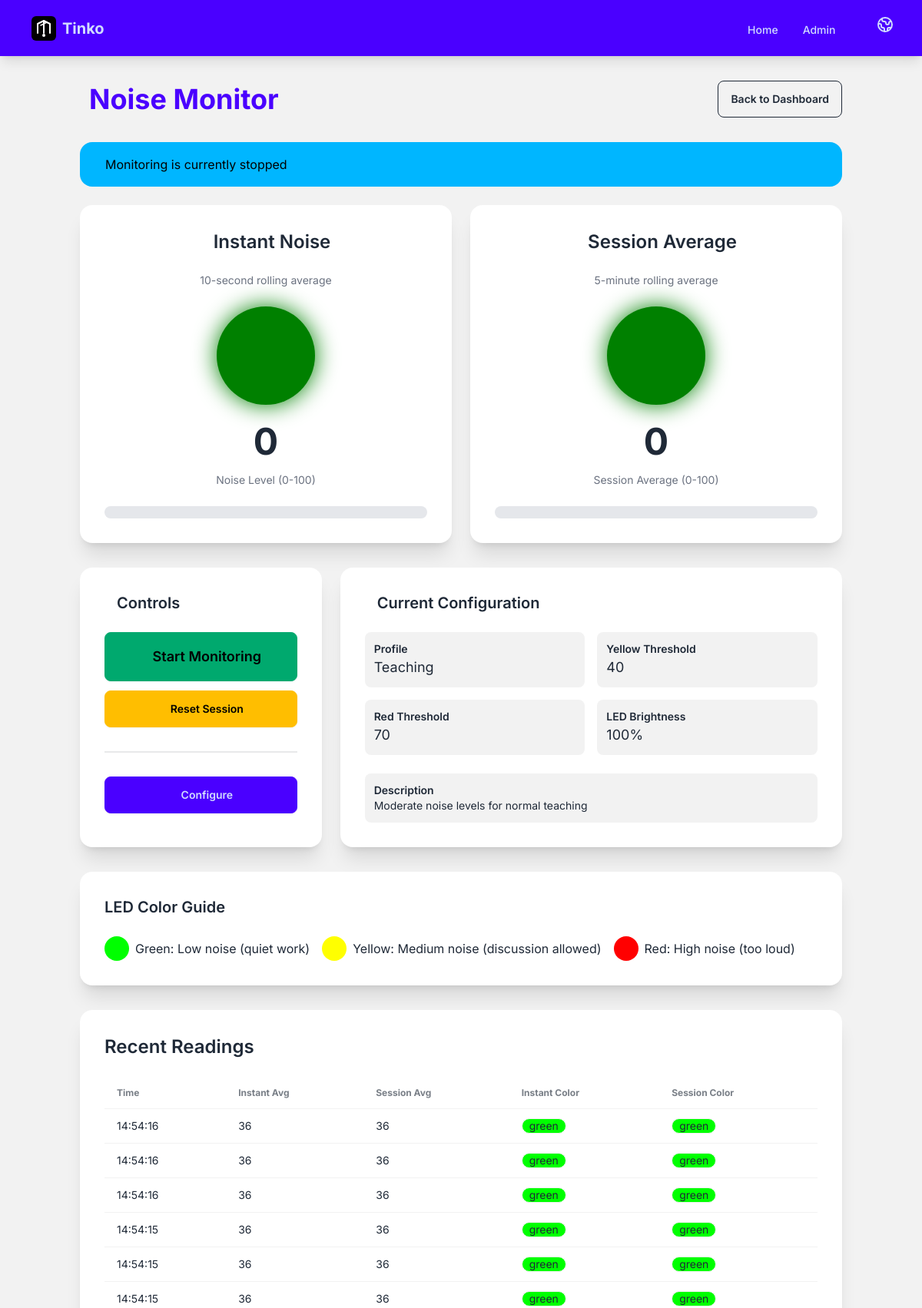
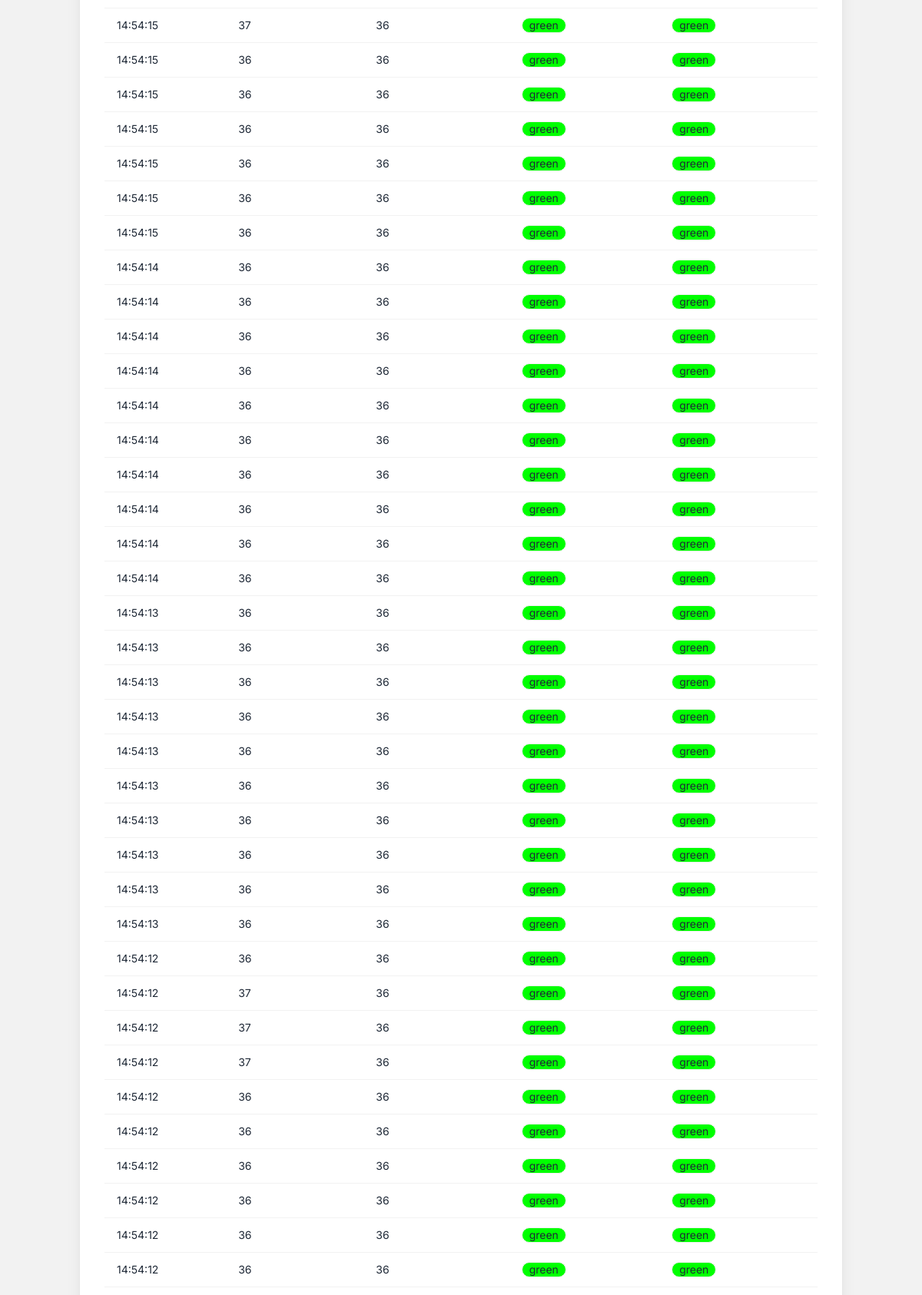
Page /plugins/edupi/noise_monitor/ (upper part) on the committed database (2 pictures, top to bottom).
### plugins/edupi/noise_monitor/models.py (models this page shows, shortened)
class NoiseMonitorConfig(models.Model):
    name = models.CharField(
        max_length=100,
        default="Default Configuration",
        help_text=_("Name of this configuration"),
    )
    profile = models.ForeignKey(
        NoiseProfile,
        on_delete=models.SET_NULL,
        null=True,
        blank=True,
        related_name="configs",
        help_text=_("Noise profile to use"),
    )
    instant_window_seconds = models.PositiveIntegerField(
        default=10,
        help_text=_("Window size for instant average in seconds"),
    )
    session_window_minutes = models.PositiveIntegerField(
        default=5,
        help_text=_("Window size for session average in minutes"),
    )
    led_brightness = models.PositiveIntegerField(
        default=100,
        help_text=_("LED brightness percentage (10-100)"),
    )
    is_active = models.BooleanField(
        default=True,
        help_text=_("Whether this configuration is active"),
    )
    is_default = models.BooleanField(
        default=False,
        help_text=_("Use this as the default configuration"),
    )
    created_at = models.DateTimeField(auto_now_add=True)
    updated_at = models.DateTimeField(auto_now=True)
    class Meta:
        app_label = "edupi_noise_monitor"
        verbose_name = _("Noise Monitor Configuration")
        verbose_name_plural = _("Noise Monitor Configurations")
        ordering = ["-is_default", "-created_at"]

class NoiseProfile(models.Model):
    class ProfileType(models.TextChoices):
        TEST = "test", _("Test - Silent Mode")
        TEACHING = "teaching", _("Teaching - Moderate Noise")
        GROUP_WORK = "group_work", _("Group Work - Higher Tolerance")
        CUSTOM = "custom", _("Custom - User Defined")
    profile_type = models.CharField(
        max_length=20,
        choices=ProfileType.choices,
        default=ProfileType.TEACHING,
        unique=True,
        help_text=_("Type of noise profile"),
    )
    name = models.CharField(
        max_length=100,
        help_text=_("Display name for this profile"),
    )
    description = models.TextField(
        blank=True,
        help_text=_("Description of when to use this profile"),
    )
    yellow_threshold = models.PositiveIntegerField(
        default=40,
        help_text=_("Noise level above which LED turns yellow (0-100)"),
    )
    red_threshold = models.PositiveIntegerField(
        default=70,
        help_text=_("Noise level above which LED turns red (0-100)"),
    )
    is_active = models.BooleanField(
        default=True,
        help_text=_("Whether this profile is active"),
    )
    created_at = models.DateTimeField(auto_now_add=True)
    updated_at = models.DateTimeField(auto_now=True)
    class Meta:
        app_label = "edupi_noise_monitor"
        verbose_name = _("Noise Profile")
        verbose_name_plural = _("Noise Profiles")
        ordering = ["profile_type"]

class NoiseReading(models.Model):
    config = models.ForeignKey(
        NoiseMonitorConfig,
        on_delete=models.CASCADE,
        related_name="readings",
        help_text=_("Configuration during this reading"),
    )
    raw_level = models.PositiveIntegerField(
        help_text=_("Raw noise level (0-100)"),
    )
    instant_average = models.PositiveIntegerField(
        help_text=_("Instant average noise level (0-100)"),
    )
    session_average = models.PositiveIntegerField(
        null=True,
        blank=True,
        help_text=_("Session average noise level (0-100)"),
    )
    instant_color = models.CharField(
        max_length=10,
        default="green",
        help_text=_("Color of instant LED (green/yellow/red)"),
    )
    session_color = models.CharField(
        max_length=10,
        default="green",
        help_text=_("Color of session LED (green/yellow/red)"),
    )
    timestamp = models.DateTimeField(
        default=timezone.now,
        help_text=_("When this reading was taken"),
    )
    class Meta:
        app_label = "edupi_noise_monitor"
        verbose_name = _("Noise Reading")
        verbose_name_plural = _("Noise Readings")
        ordering = ["-timestamp"]
    def get_instant_color_display(self):
        color_map = {
            "green": "#00FF00",
            "yellow": "#FFFF00",
            "red": "#FF0000",
        }
        return color_map.get(self.instant_color, "#808080")
    def get_session_color_display(self):
        color_map = {
            "green": "#00FF00",
            "yellow": "#FFFF00",
            "red": "#FF0000",
        }
        return color_map.get(self.session_color, "#808080")

### plugins/edupi/noise_monitor/views.py (the view, shortened to what this page needs)
# urls.py: path("", views.NoiseMonitorDashboardView.as_view(), name="dashboard"),
class NoiseMonitorDashboardView(TemplateView):
    template_name = "noise_monitor/dashboard.html"
    def get_context_data(self, **kwargs):
        context = super().get_context_data(**kwargs)
        config = NoiseMonitorConfig.objects.filter(is_active=True).first()
        context["config"] = config
        context["profile"] = config.profile
        context["is_monitoring"] = noise_service._is_monitoring
        levels = noise_service.get_current_levels()
        context["instant_average"] = levels["instant_average"]
        context["session_average"] = levels["session_average"]
        context["instant_color"] = levels["instant_color"]
        context["session_color"] = levels["session_color"]
        context["recent_readings"] = NoiseReading.objects.filter(
            config=config
        ).order_by("-timestamp")[:50]
        return context

### plugins/edupi/noise_monitor/noise_service.py (called while the page is built)
    def get_current_levels(self) -> dict:
        return {
            "instant_average": self._instant_average,
            "session_average": self._session_average,
            "instant_color": self._instant_color,
            "session_color": self._session_color,
            "is_monitoring": self._is_monitoring,
            "yellow_threshold": self._yellow_threshold,
            "red_threshold": self._red_threshold,
        }

### plugins/edupi/noise_monitor/templates/noise_monitor/dashboard.html (shortened to what this page needs)
{% extends "base.html" %}
{% load i18n %}
{% block content %}
<div class="container mx-auto px-4 py-8">
    <div class="flex justify-between items-center mb-8">
        <h1 class="text-4xl font-bold text-primary">
            {% trans "Noise Monitor" %}
        </h1>
        <a href="{% url 'home' %}" class="btn btn-outline">
            {% trans "Back to Dashboard" %}
        </a>
    </div>
    <div id="status-banner" class="alert {% if is_monitoring %}alert-success{% else %}alert-info{% endif %} mb-6">
        <span id="status-text">
            {% if is_monitoring %}
                {% trans "Monitoring is active" %}
            {% else %}
                {% trans "Monitoring is currently stopped" %}
            {% endif %}
        </span>
    </div>
    <div class="grid grid-cols-1 lg:grid-cols-2 gap-6 mb-8">
        <div class="card bg-base-100 shadow-xl">
            <div class="card-body text-center">
                <h2 class="card-title text-2xl mb-4 justify-center">
                    {% trans "Instant Noise" %}
                </h2>
                <p class="text-sm text-gray-500 mb-4">
                    {% trans "10-second rolling average" %}
                </p>
                <div id="instant-led" class="w-32 h-32 mx-auto rounded-full mb-4 transition-colors duration-500"
                     style="background-color: {{ instant_color|default:'#00FF00' }}; box-shadow: 0 0 30px {{ instant_color|default:'#00FF00' }};">
                </div>
                <div class="text-5xl font-bold mb-2" id="instant-level">
                    {{ instant_average|default:0 }}
                </div>
                <div class="text-sm text-gray-500">{% trans "Noise Level (0-100)" %}</div>
                <div class="w-full bg-gray-200 rounded-full h-4 mt-4">
                </div>
            </div>
        </div>
        <div class="card bg-base-100 shadow-xl">
            <div class="card-body text-center">
                <h2 class="card-title text-2xl mb-4 justify-center">
                    {% trans "Session Average" %}
                </h2>
                <p class="text-sm text-gray-500 mb-4">
                    {{ config.session_window_minutes|default:5 }}-{% trans "minute rolling average" %}
                </p>
                <div id="session-led" class="w-32 h-32 mx-auto rounded-full mb-4 transition-colors duration-500"
                     style="background-color: {{ session_color|default:'#00FF00' }}; box-shadow: 0 0 30px {{ session_color|default:'#00FF00' }};">
                </div>
                <div class="text-5xl font-bold mb-2" id="session-level">
                    {{ session_average|default:0 }}
                </div>
                <div class="text-sm text-gray-500">{% trans "Session Average (0-100)" %}</div>
                <div class="w-full bg-gray-200 rounded-full h-4 mt-4">
                </div>
            </div>
        </div>
    </div>
    <div class="grid grid-cols-1 lg:grid-cols-3 gap-6 mb-8">
        <div class="card bg-base-100 shadow-xl">
            <div class="card-body">
                <h2 class="card-title text-xl mb-4">
                    {% trans "Controls" %}
                </h2>
                <div class="space-y-3">
                    <form method="post" action="{% url 'noise_monitor:control' %}">
                        {% if is_monitoring %}
                            <button type="submit" name="action" value="stop"
                                    class="btn btn-error btn-block btn-lg">
                                <i class="fas fa-stop mr-2"></i>{% trans "Stop Monitoring" %}
                            </button>
                        {% else %}
                            <button type="submit" name="action" value="start"
                                    class="btn btn-success btn-block btn-lg">
                                {% trans "Start Monitoring" %}
                            </button>
                        {% endif %}
                    </form>
                    <form method="post" action="{% url 'noise_monitor:control' %}">
                        <button type="submit" class="btn btn-warning btn-block">
                            {% trans "Reset Session" %}
                        </button>
                    </form>
                </div>
                <div class="divider"></div>
                <a href="{% url 'noise_monitor:config' %}" class="btn btn-primary btn-block">
                    {% trans "Configure" %}
                </a>
            </div>
        </div>
        <div class="card bg-base-100 shadow-xl lg:col-span-2">
            <div class="card-body">
                <h2 class="card-title text-xl mb-4">
                    {% trans "Current Configuration" %}
                </h2>
                <div class="grid grid-cols-2 gap-4">
                    <div class="bg-base-200 p-3 rounded-lg">
                        <p class="text-sm font-semibold">{% trans "Profile" %}</p>
                        <p class="text-lg">{{ profile.name|default:"N/A" }}</p>
                    </div>
                    <div class="bg-base-200 p-3 rounded-lg">
                        <p class="text-sm font-semibold">{% trans "Yellow Threshold" %}</p>
                        <p class="text-lg">{{ profile.yellow_threshold|default:40 }}</p>
                    </div>
                    <div class="bg-base-200 p-3 rounded-lg">
                        <p class="text-sm font-semibold">{% trans "Red Threshold" %}</p>
                        <p class="text-lg">{{ profile.red_threshold|default:70 }}</p>
                    </div>
                    <div class="bg-base-200 p-3 rounded-lg">
                        <p class="text-sm font-semibold">{% trans "LED Brightness" %}</p>
                        <p class="text-lg">{{ config.led_brightness|default:100 }}%</p>
                    </div>
                </div>
                {% if profile.description %}
                    <div class="mt-4 p-3 bg-base-200 rounded-lg">
                        <p class="text-sm font-semibold">{% trans "Description" %}</p>
                        <p class="text-sm">{{ profile.description }}</p>
                    </div>
                {% endif %}
            </div>
        </div>
    </div>
    <div class="card bg-base-100 shadow-xl mb-8">
        <div class="card-body">
            <h2 class="card-title text-xl mb-4">{% trans "LED Color Guide" %}</h2>
            <div class="flex flex-wrap gap-4">
                <div class="flex items-center">
                    <div class="w-8 h-8 rounded-full mr-2" style="background-color: #00FF00;"></div>
                    <span>{% trans "Green: Low noise (quiet work)" %}</span>
                </div>
                <div class="flex items-center">
                    <div class="w-8 h-8 rounded-full mr-2" style="background-color: #FFFF00;"></div>
                    <span>{% trans "Yellow: Medium noise (discussion allowed)" %}</span>
                </div>
                <div class="flex items-center">
                    <div class="w-8 h-8 rounded-full mr-2" style="background-color: #FF0000;"></div>
                    <span>{% trans "Red: High noise (too loud)" %}</span>
                </div>
            </div>
        </div>
    </div>
    <div class="card bg-base-100 shadow-xl">
        <div class="card-body">
            <h2 class="card-title text-2xl mb-4">{% trans "Recent Readings" %}</h2>
            <div class="overflow-x-auto">
                <table class="table table-compact">
                    <thead>
                        <tr>
                            <th>{% trans "Time" %}</th>
                            <th>{% trans "Instant Avg" %}</th>
                            <th>{% trans "Session Avg" %}</th>
                            <th>{% trans "Instant Color" %}</th>
                            <th>{% trans "Session Color" %}</th>
                        </tr>
                    </thead>
                    <tbody id="readings-table">
                        {% for reading in recent_readings %}
                            <tr>
                                <td>{{ reading.timestamp|date:"H:i:s" }}</td>
                                <td>{{ reading.instant_average }}</td>
                                <td>{{ reading.session_average }}</td>
                                <td>
                                    <span class="badge" style="background-color: {{ reading.get_instant_color_display }};">
                                        {{ reading.instant_color }}
                                    </span>
                                </td>
                                <td>
                                    <span class="badge" style="background-color: {{ reading.get_session_color_display }};">
                                        {{ reading.session_color }}
                                    </span>
                                </td>
                            </tr>
                        {% empty %}
                            <tr>
                                <td colspan="5" class="text-center text-gray-500">
                                    {% trans "No readings yet. Start monitoring to see data." %}
                                </td>
                            </tr>
                        {% endfor %}
                    </tbody>
                </table>
            </div>
        </div>
    </div>
</div>
{% endblock %}

### templates/base.html (style rules this page uses)
body { font-family: 'Inter', sans-serif; }

### rows in the picture
NoiseMonitorConfig: session_window_minutes "5", led_brightness "100"
NoiseProfile: name "Teaching", yellow_threshold "40", red_threshold "70", description "Moderate noise levels for normal teaching"
NoiseReading: timestamp "14:54:16", instant_average "36", session_average "36", instant_color "green", session_color "green"
NoiseReading: timestamp "14:54:16", instant_average "36", session_average "36", instant_color "green", session_color "green"
NoiseReading: timestamp "14:54:16", instant_average "36", session_average "36", instant_color "green", session_color "green"
NoiseReading: timestamp "14:54:15", instant_average "36", session_average "36", instant_color "green", session_color "green"
NoiseReading: timestamp "14:54:15", instant_average "36", session_average "36", instant_color "green", session_color "green"
NoiseReading: timestamp "14:54:15", instant_average "36", session_average "36", instant_color "green", session_color "green"
NoiseReading: timestamp "14:54:15", instant_average "37", session_average "36", instant_color "green", session_color "green"
NoiseReading: timestamp "14:54:15", instant_average "36", session_average "36", instant_color "green", session_color "green"
NoiseReading: timestamp "14:54:15", instant_average "36", session_average "36", instant_color "green", session_color "green"
NoiseReading: timestamp "14:54:15", instant_average "36", session_average "36", instant_color "green", session_color "green"
NoiseReading: timestamp "14:54:15", instant_average "36", session_average "36", instant_color "green", session_color "green"
NoiseReading: timestamp "14:54:15", instant_average "36", session_average "36", instant_color "green", session_color "green"
NoiseReading: timestamp "14:54:15", instant_average "36", session_average "36", instant_color "green", session_color "green"
NoiseReading: timestamp "14:54:14", instant_average "36", session_average "36", instant_color "green", session_color "green"
NoiseReading: timestamp "14:54:14", instant_average "36", session_average "36", instant_color "green", session_color "green"
NoiseReading: timestamp "14:54:14", instant_average "36", session_average "36", instant_color "green", session_color "green"
NoiseReading: timestamp "14:54:14", instant_average "36", session_average "36", instant_color "green", session_color "green"
NoiseReading: timestamp "14:54:14", instant_average "36", session_average "36", instant_color "green", session_color "green"
NoiseReading: timestamp "14:54:14", instant_average "36", session_average "36", instant_color "green", session_color "green"
NoiseReading: timestamp "14:54:14", instant_average "36", session_average "36", instant_color "green", session_color "green"
NoiseReading: timestamp "14:54:14", instant_average "36", session_average "36", instant_color "green", session_color "green"
NoiseReading: timestamp "14:54:14", instant_average "36", session_average "36", instant_color "green", session_color "green"
NoiseReading: timestamp "14:54:14", instant_average "36", session_average "36", instant_color "green", session_color "green"
NoiseReading: timestamp "14:54:13", instant_average "36", session_average "36", instant_color "green", session_color "green"
NoiseReading: timestamp "14:54:13", instant_average "36", session_average "36", instant_color "green", session_color "green"
NoiseReading: timestamp "14:54:13", instant_average "36", session_average "36", instant_color "green", session_color "green"
NoiseReading: timestamp "14:54:13", instant_average "36", session_average "36", instant_color "green", session_color "green"
NoiseReading: timestamp "14:54:13", instant_average "36", session_average "36", instant_color "green", session_color "green"
NoiseReading: timestamp "14:54:13", instant_average "36", session_average "36", instant_color "green", session_color "green"
NoiseReading: timestamp "14:54:13", instant_average "36", session_average "36", instant_color "green", session_color "green"
NoiseReading: timestamp "14:54:13", instant_average "36", session_average "36", instant_color "green", session_color "green"
NoiseReading: timestamp "14:54:13", instant_average "36", session_average "36", instant_color "green", session_color "green"
NoiseReading: timestamp "14:54:13", instant_average "36", session_average "36", instant_color "green", session_color "green"
NoiseReading: timestamp "14:54:12", instant_average "36", session_average "36", instant_color "green", session_color "green"
NoiseReading: timestamp "14:54:12", instant_average "37", session_average "36", instant_color "green", session_color "green"
NoiseReading: timestamp "14:54:12", instant_average "37", session_average "36", instant_color "green", session_color "green"
NoiseReading: timestamp "14:54:12", instant_average "37", session_average "36", instant_color "green", session_color "green"
NoiseReading: timestamp "14:54:12", instant_average "36", session_average "36", instant_color "green", session_color "green"
NoiseReading: timestamp "14:54:12", instant_average "36", session_average "36", instant_color "green", session_color "green"
NoiseReading: timestamp "14:54:12", instant_average "36", session_average "36", instant_color "green", session_color "green"
NoiseReading: timestamp "14:54:12", instant_average "36", session_average "36", instant_color "green", session_color "green"
NoiseReading: timestamp "14:54:12", instant_average "36", session_average "36", instant_color "green", session_color "green"
NoiseReading: timestamp "14:54:12", instant_average "36", session_average "36", instant_color "green", session_color "green"

### other values in the picture
{{ instant_average|default:0 }} "0"
{{ session_average|default:0 }} "0"
